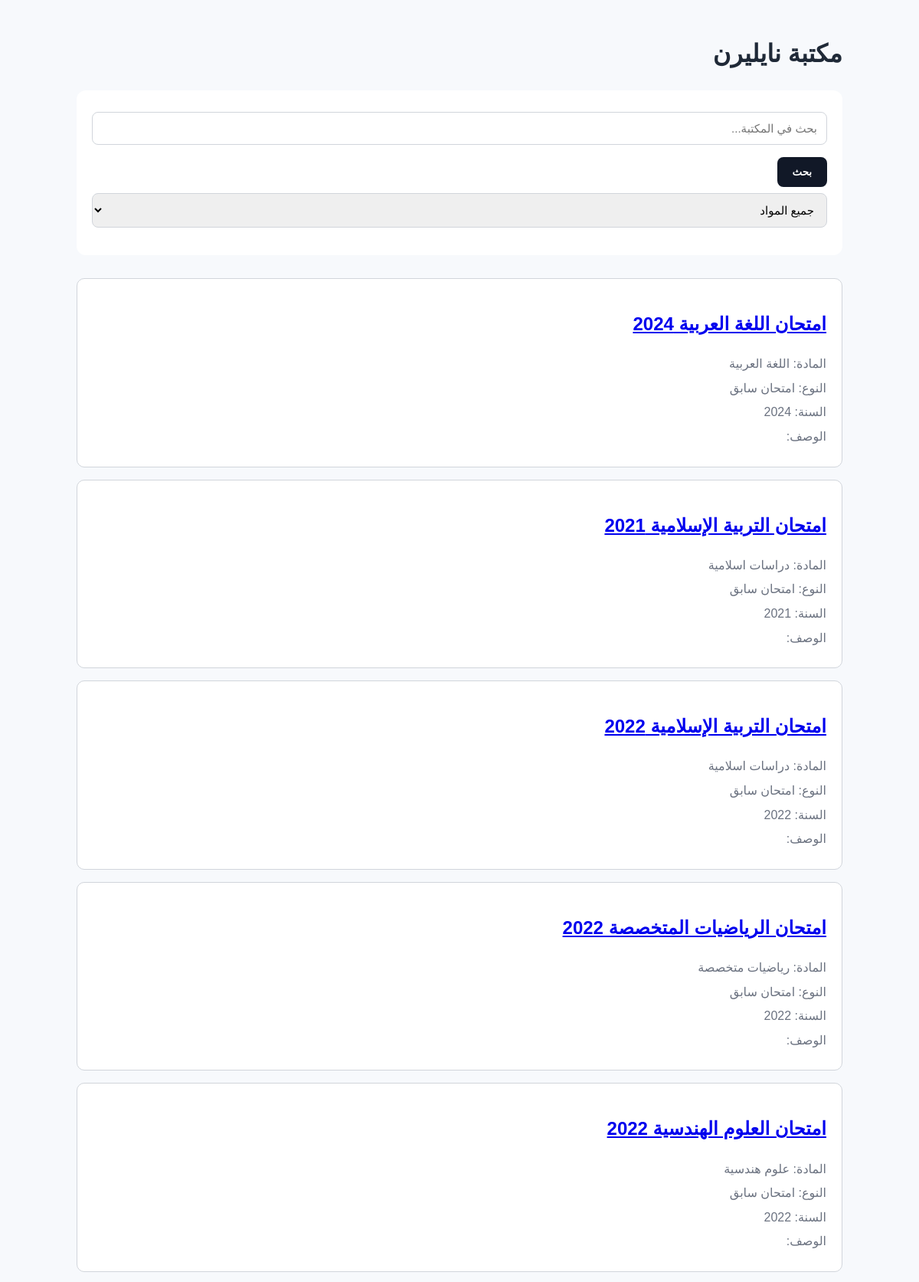
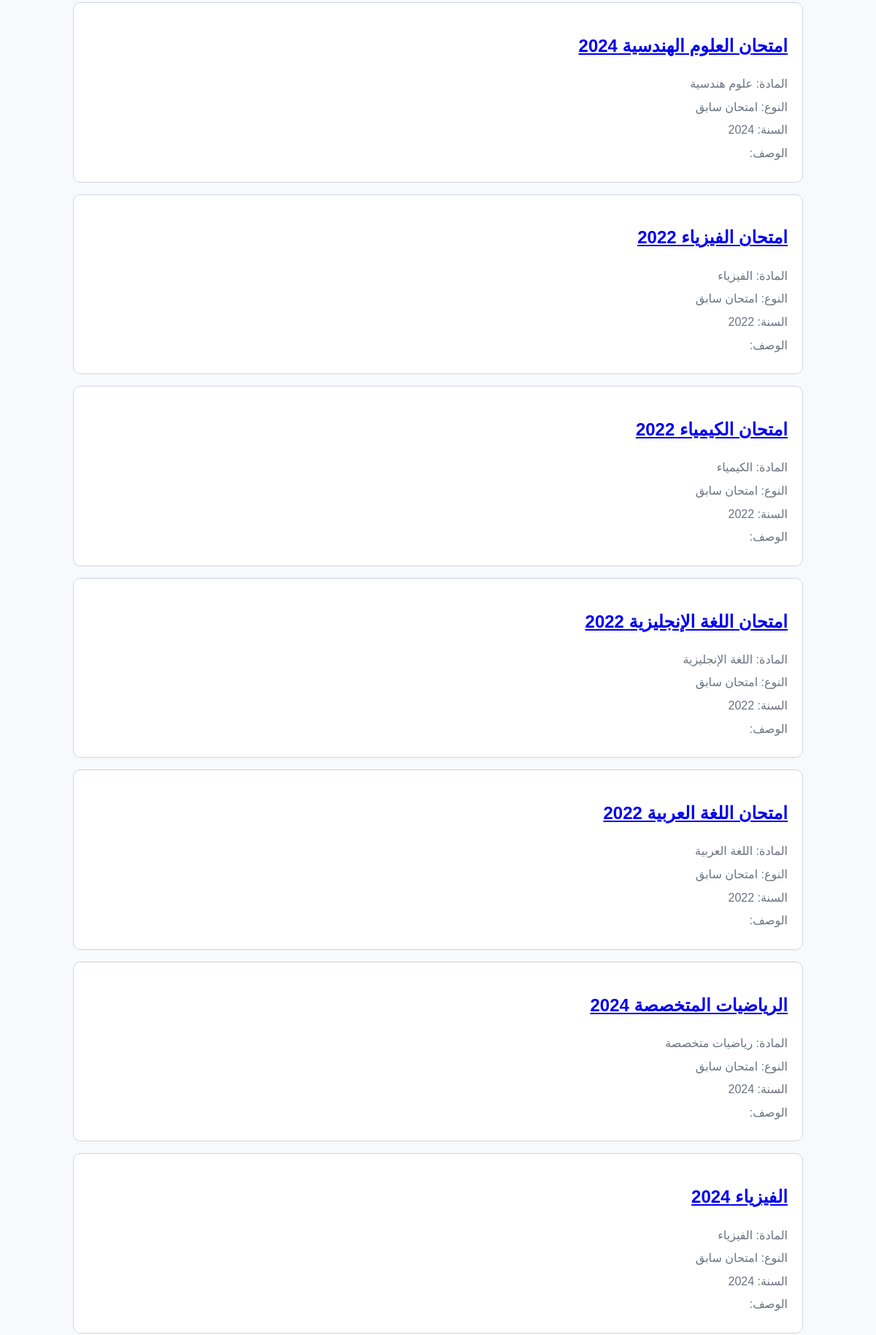
Page /resources (upper part) on the committed database (2 pictures, top to bottom).
### tables this page shows
CREATE TABLE resources (
    id INTEGER PRIMARY KEY AUTOINCREMENT,
    title TEXT NOT NULL,
    subject TEXT NOT NULL,
    resource_type TEXT NOT NULL,
    year INTEGER,
    description TEXT,
    file_path TEXT,
    file_size INTEGER
    );

### app.py (the view, shortened to what this page needs)
@app.route("/resources")
def resources():
    search = request.args.get("search")
    subject = request.args.get("subject")
    connection = get_db()
    subjects = connection.execute(
        "SELECT DISTINCT subject FROM resources"
    ).fetchall()
    query = "SELECT * FROM resources"
    parameter = []
    if search:
        query += " WHERE title LIKE ? OR subject LIKE ?"
        parameter.extend([f"%{search}%", f"%{search}%"])
    resources = connection.execute(
        query, parameter
        ).fetchall()
    connection.close()
    return render_template("resources.html",
                           resources=resources, subjects=subjects, subject_names=subject_names, resource_type_names=resource_type_names)

### app.py (called while the page is built)
def get_db():
    connection = sqlite3.connect("nilearn.db")
    connection.row_factory = sqlite3.Row
    return connection

### templates/resources.html (shortened to what this page needs)
<!DOCTYPE html>
<html lang="ar" dir="rtl">
    <head>
        <link rel="stylesheet" href="{{ url_for('static', filename='style.css')}}">
    </head>
    <body>
        <h1>مكتبة نايليرن</h1>
        <form method="GET" action="/resources">
            <input type="text" name="search" placeholder="بحث في المكتبة...">
            <button type="submit">بحث</button>
        <select name="subject">
            <option value ="">جميع المواد</option>
        </select>
    </form>
        {% for resource in resources %}
    <div>
        <a href="/resources/{{ resource["id"] }}">
            <h2> {{ resource["title"] }}</h2>
        </a>
        <p> المادة: {{ subject_names.get(resource["subject"], resource["subject"]) }}</p>
        <p> النوع: {{ resource_type_names.get(resource["resource_type"], resource["resource_type"]) }}</p>
        <p> السنة: {{ resource["year"] }}</p>
        <p> الوصف: {{ resource["description"] }}</p>
    </div>
{% endfor %}
</body>
</html>

### static/style.css (style rules this page uses)
body { font-family: Arial, sans-serif; max-width: 1000px; background-color: #f7f9fc; color: #1f2937; margin: 0 auto; padding: 24px; line-height: 1.6; }
form { background: white; padding: 20px; border-radius: 12px; margin-bottom: 30px; }
input, select, textarea { width: 100%; padding: 12px; margin: 8px 0 16px; border: 1px solid #d1d5db; border-radius: 8px; box-sizing: border-box; font-size: 15px; }
button { background: #111827; color: white; border: none; padding: 12px 20px; border-radius: 8px; cursor: pointer; font-weight: 600; }
body > div p { margin: 6px 0; color: #6b7280; }
body > div { background: white; border: 1px solid #d1d5db; padding: 20px; margin-bottom: 16px; border-radius: 10px; }

### rows in the picture
resources: title "امتحان اللغة العربية 2024", get "اللغة العربية", get "امتحان سابق", year "2024"
resources: title "امتحان التربية الإسلامية 2021", get "دراسات اسلامية", get "امتحان سابق", year "2021"
resources: title "امتحان التربية الإسلامية 2022", get "دراسات اسلامية", get "امتحان سابق", year "2022"
resources: title "امتحان الرياضيات المتخصصة 2022", get "رياضيات متخصصة", get "امتحان سابق", year "2022"
resources: title "امتحان العلوم الهندسية 2022", get "علوم هندسية", get "امتحان سابق", year "2022"
resources: title "امتحان العلوم الهندسية 2024", get "علوم هندسية", get "امتحان سابق", year "2024"
resources: title "امتحان الفيزياء 2022", get "الفيزياء", get "امتحان سابق", year "2022"
resources: title "امتحان الكيمياء 2022", get "الكيمياء", get "امتحان سابق", year "2022"
resources: title "امتحان اللغة الإنجليزية 2022", get "اللغة الإنجليزية", get "امتحان سابق", year "2022"
resources: title "امتحان اللغة العربية 2022", get "اللغة العربية", get "امتحان سابق", year "2022"
resources: title "الرياضيات المتخصصة 2024", get "رياضيات متخصصة", get "امتحان سابق", year "2024"
resources: title "الفيزياء 2024", get "الفيزياء", get "امتحان سابق", year "2024"
